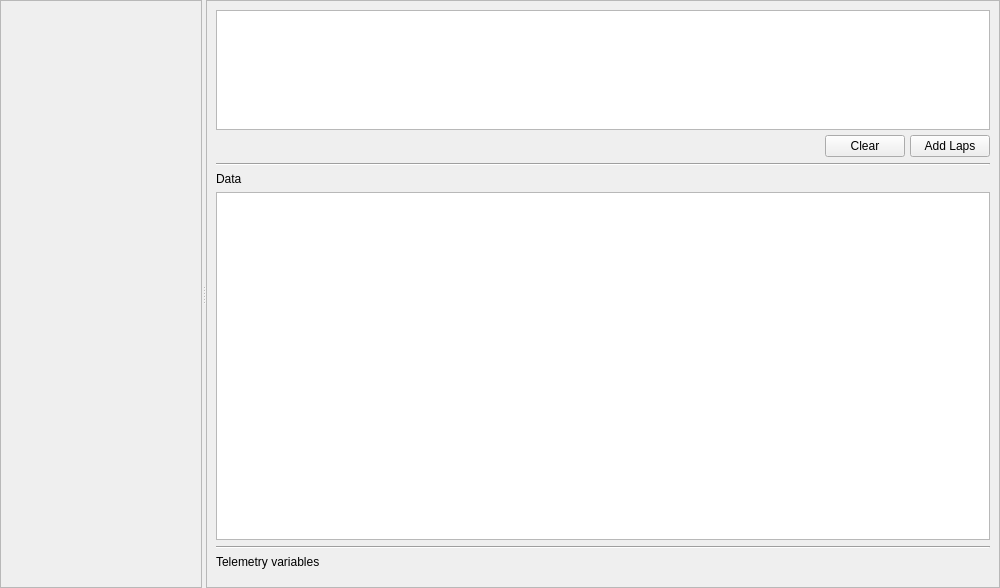
<?xml version="1.0" encoding="UTF-8"?>
<ui version="4.0">
 <class>CompareTelemetryWidget</class>
 <widget class="QWidget" name="CompareTelemetryWidget">
  <property name="geometry">
   <rect>
    <x>0</x>
    <y>0</y>
    <width>1000</width>
    <height>588</height>
   </rect>
  </property>
  <property name="windowTitle">
   <string>Form</string>
  </property>
  <layout class="QVBoxLayout" name="verticalLayout">
   <property name="leftMargin">
    <number>0</number>
   </property>
   <property name="topMargin">
    <number>0</number>
   </property>
   <property name="rightMargin">
    <number>0</number>
   </property>
   <property name="bottomMargin">
    <number>0</number>
   </property>
   <item>
    <widget class="QSplitter" name="splitter">
     <property name="orientation">
      <enum>Qt::Horizontal</enum>
     </property>
     <widget class="QWidget" name="graphAreaWidget" native="true">
      <property name="sizePolicy">
       <sizepolicy hsizetype="Expanding" vsizetype="Preferred">
        <horstretch>0</horstretch>
        <verstretch>0</verstretch>
       </sizepolicy>
      </property>
      <layout class="QVBoxLayout" name="graphAreaLayout">
       <property name="leftMargin">
        <number>0</number>
       </property>
       <property name="topMargin">
        <number>0</number>
       </property>
       <property name="rightMargin">
        <number>0</number>
       </property>
       <property name="bottomMargin">
        <number>0</number>
       </property>
       <item>
        <widget class="QScrollArea" name="scrollArea">
         <property name="widgetResizable">
          <bool>true</bool>
         </property>
         <widget class="QWidget" name="scrollAreaWidgetContents">
          <property name="geometry">
           <rect>
            <x>0</x>
            <y>0</y>
            <width>197</width>
            <height>586</height>
           </rect>
          </property>
          <layout class="QVBoxLayout" name="verticalLayout_4">
           <property name="leftMargin">
            <number>0</number>
           </property>
           <property name="topMargin">
            <number>0</number>
           </property>
           <property name="rightMargin">
            <number>0</number>
           </property>
           <property name="bottomMargin">
            <number>0</number>
           </property>
           <item>
            <layout class="QVBoxLayout" name="graphLayout">
             <property name="spacing">
              <number>0</number>
             </property>
            </layout>
           </item>
          </layout>
         </widget>
        </widget>
       </item>
      </layout>
     </widget>
     <widget class="QFrame" name="frame">
      <property name="frameShape">
       <enum>QFrame::StyledPanel</enum>
      </property>
      <property name="frameShadow">
       <enum>QFrame::Raised</enum>
      </property>
      <layout class="QVBoxLayout" name="verticalLayout_2">
       <item>
        <layout class="QVBoxLayout" name="verticalLayout_3">
         <property name="spacing">
          <number>5</number>
         </property>
         <item>
          <widget class="QTableView" name="lapsTableView">
           <property name="sizePolicy">
            <sizepolicy hsizetype="Expanding" vsizetype="Minimum">
             <horstretch>0</horstretch>
             <verstretch>0</verstretch>
            </sizepolicy>
           </property>
           <property name="maximumSize">
            <size>
             <width>16777215</width>
             <height>120</height>
            </size>
           </property>
           <property name="selectionMode">
            <enum>QAbstractItemView::SingleSelection</enum>
           </property>
           <property name="selectionBehavior">
            <enum>QAbstractItemView::SelectRows</enum>
           </property>
           <attribute name="horizontalHeaderVisible">
            <bool>false</bool>
           </attribute>
           <attribute name="horizontalHeaderStretchLastSection">
            <bool>false</bool>
           </attribute>
           <attribute name="verticalHeaderVisible">
            <bool>false</bool>
           </attribute>
           <attribute name="verticalHeaderDefaultSectionSize">
            <number>24</number>
           </attribute>
          </widget>
         </item>
         <item>
          <layout class="QHBoxLayout" name="horizontalLayout">
           <item>
            <spacer name="horizontalSpacer">
             <property name="orientation">
              <enum>Qt::Horizontal</enum>
             </property>
             <property name="sizeHint" stdset="0">
              <size>
               <width>40</width>
               <height>20</height>
              </size>
             </property>
            </spacer>
           </item>
           <item>
            <widget class="QPushButton" name="btnClear">
             <property name="text">
              <string>Clear</string>
             </property>
            </widget>
           </item>
           <item>
            <widget class="QPushButton" name="btnAddLaps">
             <property name="text">
              <string>Add Laps</string>
             </property>
            </widget>
           </item>
          </layout>
         </item>
        </layout>
       </item>
       <item>
        <widget class="Line" name="line">
         <property name="orientation">
          <enum>Qt::Horizontal</enum>
         </property>
        </widget>
       </item>
       <item>
        <widget class="QWidget" name="lapInfo" native="true">
         <property name="sizePolicy">
          <sizepolicy hsizetype="Preferred" vsizetype="Expanding">
           <horstretch>0</horstretch>
           <verstretch>0</verstretch>
          </sizepolicy>
         </property>
         <layout class="QVBoxLayout" name="verticalLayout_6">
          <property name="leftMargin">
           <number>0</number>
          </property>
          <property name="topMargin">
           <number>0</number>
          </property>
          <property name="rightMargin">
           <number>0</number>
          </property>
          <property name="bottomMargin">
           <number>0</number>
          </property>
          <item>
           <widget class="QLabel" name="lblDataName">
            <property name="text">
             <string>Data</string>
            </property>
           </widget>
          </item>
          <item>
           <widget class="QTreeWidget" name="infoTreeWidget">
            <property name="alternatingRowColors">
             <bool>true</bool>
            </property>
            <property name="uniformRowHeights">
             <bool>true</bool>
            </property>
            <property name="columnCount">
             <number>2</number>
            </property>
            <attribute name="headerVisible">
             <bool>false</bool>
            </attribute>
            <column>
             <property name="text">
              <string notr="true">1</string>
             </property>
            </column>
            <column>
             <property name="text">
              <string notr="true">2</string>
             </property>
            </column>
           </widget>
          </item>
         </layout>
        </widget>
       </item>
       <item>
        <widget class="Line" name="line_2">
         <property name="orientation">
          <enum>Qt::Horizontal</enum>
         </property>
        </widget>
       </item>
       <item>
        <widget class="QWidget" name="variablesWidget" native="true">
         <property name="sizePolicy">
          <sizepolicy hsizetype="Preferred" vsizetype="Preferred">
           <horstretch>0</horstretch>
           <verstretch>0</verstretch>
          </sizepolicy>
         </property>
         <layout class="QVBoxLayout" name="verticalLayout_5">
          <property name="leftMargin">
           <number>0</number>
          </property>
          <property name="topMargin">
           <number>0</number>
          </property>
          <item>
           <widget class="QLabel" name="label">
            <property name="sizePolicy">
             <sizepolicy hsizetype="Preferred" vsizetype="Fixed">
              <horstretch>0</horstretch>
              <verstretch>0</verstretch>
             </sizepolicy>
            </property>
            <property name="text">
             <string>Telemetry variables</string>
            </property>
           </widget>
          </item>
          <item>
           <layout class="QGridLayout" name="variableLayout">
            <property name="horizontalSpacing">
             <number>40</number>
            </property>
           </layout>
          </item>
         </layout>
        </widget>
       </item>
      </layout>
     </widget>
    </widget>
   </item>
  </layout>
 </widget>
 <resources/>
 <connections/>
</ui>
